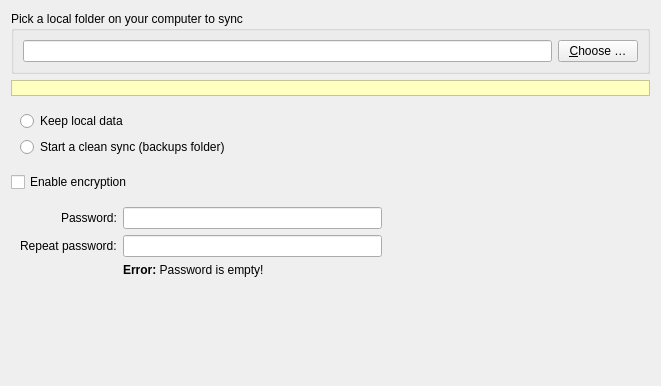
<?xml version="1.0" encoding="UTF-8"?>
<ui version="4.0">
 <class>FolderWizardSourcePage</class>
 <widget class="QWidget" name="FolderWizardSourcePage">
  <property name="geometry">
   <rect>
    <x>0</x>
    <y>0</y>
    <width>661</width>
    <height>386</height>
   </rect>
  </property>
  <property name="windowTitle">
   <string notr="true">Form</string>
  </property>
  <layout class="QGridLayout" name="gridLayout_2">
   <item row="0" column="0">
    <widget class="QGroupBox" name="groupBox">
     <property name="title">
      <string>Pick a local folder on your computer to sync</string>
     </property>
     <layout class="QGridLayout" name="gridLayout">
      <item row="0" column="0">
       <layout class="QHBoxLayout" name="horizontalLayout_2">
        <item>
         <widget class="QLineEdit" name="localFolderLineEdit"/>
        </item>
        <item>
         <widget class="QPushButton" name="localFolderChooseBtn">
          <property name="text">
           <string>&amp;Choose …</string>
          </property>
         </widget>
        </item>
       </layout>
      </item>
     </layout>
    </widget>
   </item>
   <item row="1" column="0">
    <widget class="QLabel" name="warnLabel">
     <property name="palette">
      <palette>
       <active>
        <colorrole role="Base">
         <brush brushstyle="SolidPattern">
          <color alpha="255">
           <red>255</red>
           <green>255</green>
           <blue>255</blue>
          </color>
         </brush>
        </colorrole>
        <colorrole role="Window">
         <brush brushstyle="SolidPattern">
          <color alpha="255">
           <red>255</red>
           <green>255</green>
           <blue>192</blue>
          </color>
         </brush>
        </colorrole>
       </active>
       <inactive>
        <colorrole role="Base">
         <brush brushstyle="SolidPattern">
          <color alpha="255">
           <red>255</red>
           <green>255</green>
           <blue>255</blue>
          </color>
         </brush>
        </colorrole>
        <colorrole role="Window">
         <brush brushstyle="SolidPattern">
          <color alpha="255">
           <red>255</red>
           <green>255</green>
           <blue>192</blue>
          </color>
         </brush>
        </colorrole>
       </inactive>
       <disabled>
        <colorrole role="Base">
         <brush brushstyle="SolidPattern">
          <color alpha="255">
           <red>255</red>
           <green>255</green>
           <blue>192</blue>
          </color>
         </brush>
        </colorrole>
        <colorrole role="Window">
         <brush brushstyle="SolidPattern">
          <color alpha="255">
           <red>255</red>
           <green>255</green>
           <blue>192</blue>
          </color>
         </brush>
        </colorrole>
       </disabled>
      </palette>
     </property>
     <property name="autoFillBackground">
      <bool>true</bool>
     </property>
     <property name="frameShape">
      <enum>QFrame::StyledPanel</enum>
     </property>
     <property name="text">
      <string/>
     </property>
     <property name="textFormat">
      <enum>Qt::RichText</enum>
     </property>
     <property name="margin">
      <number>3</number>
     </property>
    </widget>
   </item>
   <item row="8" column="0">
    <spacer name="verticalSpacer">
     <property name="orientation">
      <enum>Qt::Vertical</enum>
     </property>
     <property name="sizeHint" stdset="0">
      <size>
       <width>349</width>
       <height>0</height>
      </size>
     </property>
    </spacer>
   </item>
   <item row="7" column="0">
    <layout class="QGridLayout" name="options">
     <item row="2" column="0">
      <widget class="QCheckBox" name="encryptionState">
       <property name="text">
        <string>Enable encryption</string>
       </property>
      </widget>
     </item>
     <item row="3" column="0">
      <widget class="QWidget" name="passwords" native="true">
       <layout class="QGridLayout" name="passwords_layout">
        <item row="0" column="2">
         <spacer name="horizontalSpacer">
          <property name="orientation">
           <enum>Qt::Horizontal</enum>
          </property>
          <property name="sizeHint" stdset="0">
           <size>
            <width>40</width>
            <height>20</height>
           </size>
          </property>
         </spacer>
        </item>
        <item row="0" column="1">
         <widget class="QLineEdit" name="password1">
          <property name="echoMode">
           <enum>QLineEdit::Password</enum>
          </property>
         </widget>
        </item>
        <item row="1" column="1">
         <widget class="QLineEdit" name="password2">
          <property name="echoMode">
           <enum>QLineEdit::Password</enum>
          </property>
         </widget>
        </item>
        <item row="1" column="0" alignment="Qt::AlignRight">
         <widget class="QLabel" name="pass1_label">
          <property name="text">
           <string>Repeat password:</string>
          </property>
         </widget>
        </item>
        <item row="0" column="0" alignment="Qt::AlignRight">
         <widget class="QLabel" name="pass2_label">
          <property name="text">
           <string>Password:</string>
          </property>
         </widget>
        </item>
        <item row="2" column="1">
         <widget class="QLabel" name="passwords_label">
          <property name="text">
           <string>&lt;html&gt;&lt;head/&gt;&lt;body&gt;&lt;p&gt;&lt;span style=&quot; font-size:9pt; font-weight:600;&quot;&gt;Error:&lt;/span&gt;&lt;span style=&quot; font-size:9pt;&quot;&gt; Password is empty!&lt;/span&gt;&lt;/p&gt;&lt;/body&gt;&lt;/html&gt;</string>
          </property>
         </widget>
        </item>
       </layout>
      </widget>
     </item>
     <item row="1" column="0">
      <widget class="QWidget" name="resolutionWidget" native="true">
       <layout class="QVBoxLayout" name="resolutionWidget_layout">
        <item>
         <widget class="QRadioButton" name="preserve">
          <property name="text">
           <string>Keep local data</string>
          </property>
         </widget>
        </item>
        <item>
         <widget class="QRadioButton" name="scratch">
          <property name="text">
           <string>Start a clean sync (backups folder)</string>
          </property>
         </widget>
        </item>
       </layout>
      </widget>
     </item>
    </layout>
   </item>
  </layout>
 </widget>
 <resources/>
 <connections/>
</ui>
